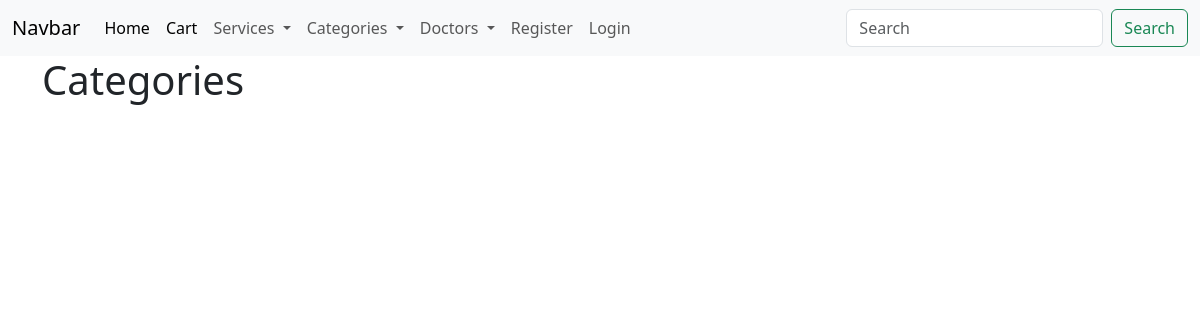
The page /categories/ on the database as committed earlier.
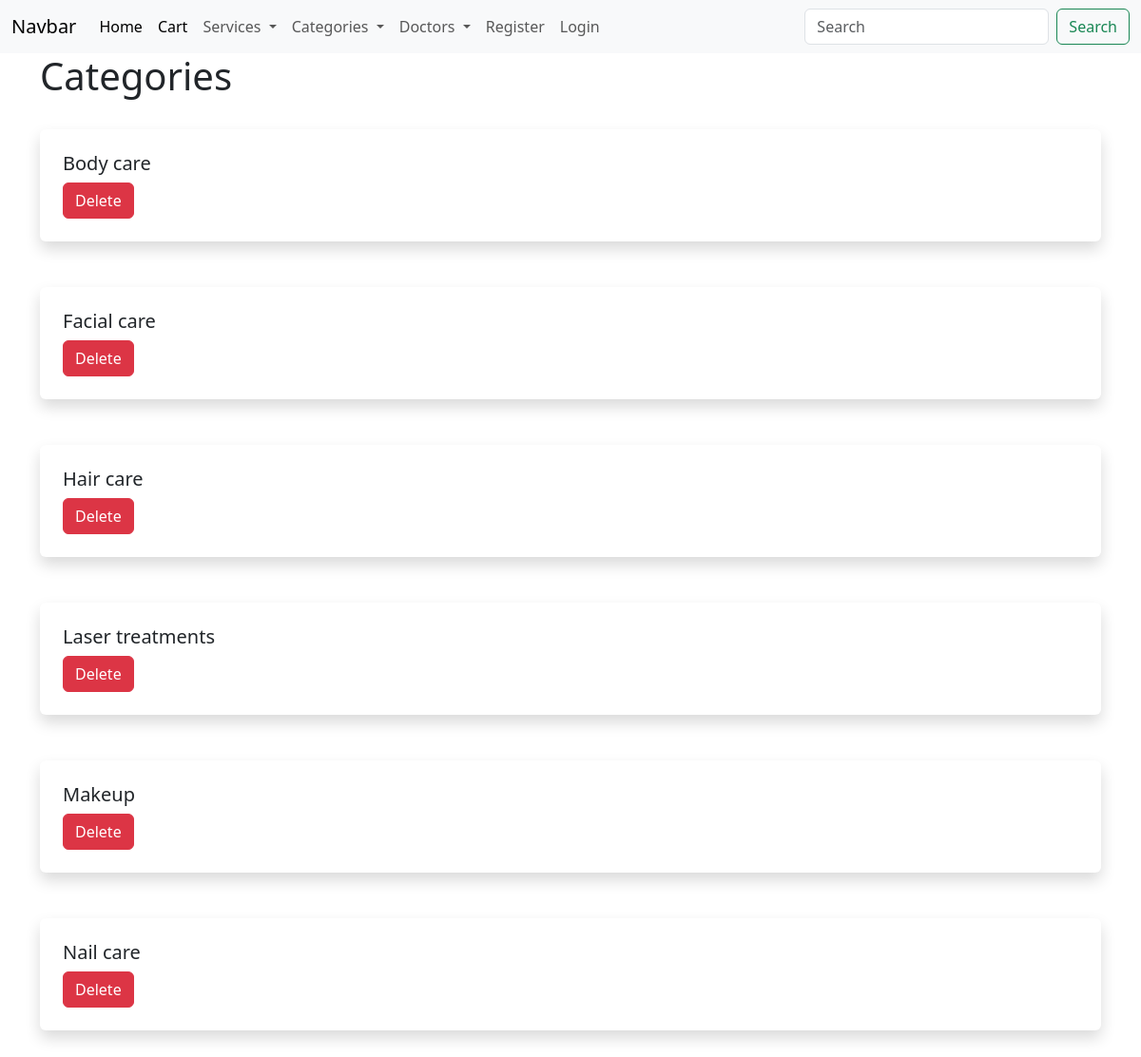
The same page on the database as committed later.
### beautyapp/models.py (models this page shows, shortened)
class Category(models.Model):
    name = models.CharField(max_length=200, db_index=True)
    slug = models.SlugField(max_length=200, db_index=True, unique=True)
    created = models.DateTimeField(auto_now_add=True)
    class Meta:
        ordering = ('name',)
        verbose_name = 'Category'
        verbose_name_plural = 'Categories'

### beautyapp/views.py (the view)
# urls.py: path('categories/', views.category_list, name='category_list'),
def category_list(request):
    categories = Category.objects.all()
    context = {
        'categories': categories,
    }
    return render(request, 'categories/category_list.html', context)

### beautyapp/templates/categories/category_list.html
{% extends 'beautyapp/base.html' %}
{% block content %}
<div class="container">
    <div class="row justify-center">
        <div class="col">
            <h1>Categories</h1>
            <br>
            {% for category in categories %}
            <div class="shadow p-4 mb-5 bg-body rounded">
                <h5>{{ category.name }}</h5>
                <a href="{% url 'delete_category' category.id %}" class="btn btn-danger">Delete</a>
            </div>
            {% endfor %}
        </div>
    </div>
    {% endblock %}

Rows that differ between the two databases and show on the page:
added Category: name "Body care"
added Category: name "Facial care"
added Category: name "Hair care"
added Category: name "Laser treatments"
added Category: name "Makeup"
added Category: name "Nail care"
